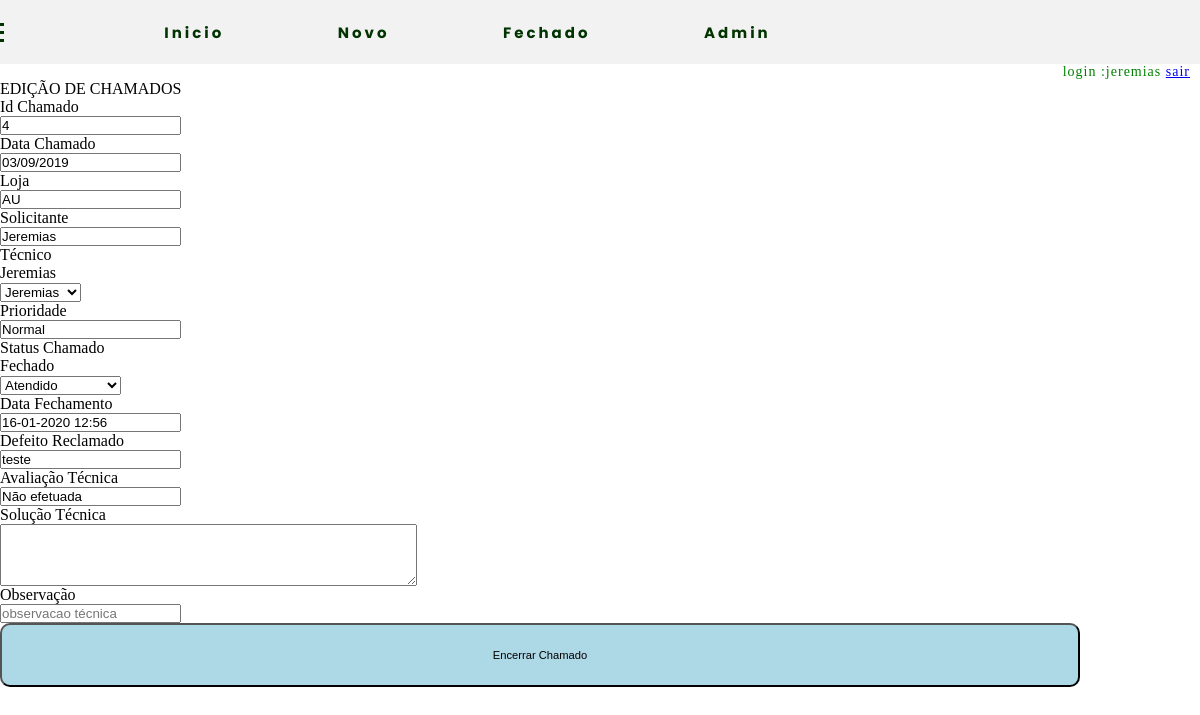
The page /persistence/formulario.php?id=4 (signed in) on the database its author committed.
### tables this page shows
CREATE TABLE `ordem` (
  `id` int(11) NOT NULL AUTO_INCREMENT,
  `id_loja` int(11) DEFAULT NULL,
  `id_tecnico` int(11) DEFAULT NULL,
  `id_mensagem` int(11) DEFAULT NULL,
  `id_estoque` varchar(100) DEFAULT NULL,
  `id_status_chamado` int(11) DEFAULT NULL,
  `id_prioridade` int(11) DEFAULT NULL,
  `reclamado` varchar(150) DEFAULT NULL,
  `solicitante` varchar(50) DEFAULT NULL,
  `data_abertura_chamado` date DEFAULT NULL,
  `ultima_atualizacao` varchar(15) DEFAULT NULL,
  `data_fecha_chamado` date DEFAULT NULL,
  `avaliacao_tecnico` varchar(150) DEFAULT NULL,
  `solucao` varchar(255) DEFAULT NULL,
  `pendencia` varchar(150) DEFAULT NULL,
  `status` char(2) DEFAULT NULL,
  PRIMARY KEY (`id`),
  KEY `fk-loja` (`id_loja`),
  KEY `fk-tecnico` (`id_tecnico`),
  KEY `fk-estoque` (`id_estoque`),
  KEY `fk_mensagem` (`id_mensagem`),
  KEY `fk-prioridade` (`id_prioridade`),
  KEY `fk-status-chamado` (`id_status_chamado`),
  CONSTRAINT `fk-loja` FOREIGN KEY (`id_loja`) REFERENCES `loja` (`id`),
  CONSTRAINT `fk-status-chamado` FOREIGN KEY (`id_status_chamado`) REFERENCES `chamado_status` (`id_chamado`),
  CONSTRAINT `fk-tecnico` FOREIGN KEY (`id_tecnico`) REFERENCES `tecnico` (`id`),
  CONSTRAINT `fk_mensagem` FOREIGN KEY (`id_mensagem`) REFERENCES `mensagem` (`id`)
);

CREATE TABLE `loja` (
  `id` int(11) NOT NULL AUTO_INCREMENT,
  `loja` varchar(255) DEFAULT NULL,
  `telefone` varchar(255) DEFAULT NULL,
  `nome` varchar(255) DEFAULT NULL,
  `endereco` varchar(255) DEFAULT NULL,
  `cep` varchar(255) DEFAULT NULL,
  `cnpj` varchar(255) DEFAULT NULL,
  PRIMARY KEY (`id`)
);

CREATE TABLE `prioridade` (
  `id` int(11) NOT NULL AUTO_INCREMENT,
  `prioridade` varchar(10) DEFAULT NULL,
  `status` char(2) DEFAULT NULL,
  PRIMARY KEY (`id`)
);

### persistence/controller.php (called while the page is built, shortened)
<?php
	require_once('../conexao/conexao.php');
if(!empty($_GET['loja'])){
		$apelido = $_GET['loja'];
		$rota_loja = $pdo->prepare("SELECT apelido,endereco,bairro,cidade,estado,regiao from endereco where apelido = :nick");
		$rota_loja->bindValue(":nick",$apelido);
		$rota_loja->execute();
	}
elseif(!empty($_GET['id'])){
	$id = $_GET['id'];
	$var_select = $pdo->prepare("select A.id_chamado,I.id_tecnico,I.id,I.id_estoque,I.reclamado,I.solicitante,A.descricao_chamado ,D.loja,H.nome,I.solucao,I.pendencia,I.data_abertura_chamado,I.avaliacao_tecnico,J.prioridade
from chamado_status A, loja D, tecnico H, ordem I,prioridade J where  A.id_chamado = I.id_status_chamado and D.id = I.id_loja and I.id_tecnico = H.id and I.id_prioridade = J.id and I.id =:id");
	$var_select->bindValue(":id", $id);
	$var_select->execute();
	$var_tec = $pdo->prepare("select id,nome from tecnico");
	$var_tec->execute();
	$var_status_chamado = $pdo->prepare("select id_chamado,descricao_chamado from chamado_status order by descricao_chamado asc");
	$var_status_chamado->Execute();
}

### persistence/formulario.php (the view, shortened to what this page needs)
<?php
	require_once('./controller.php');
	require_once('../template/main_template.php');
?>
<div class="titulo">
	<p>EDIÇÃO DE CHAMADOS</p>
</div>
<div class="container">
<?php foreach ($var_select as $row) {?>
	<form action="./crud.php" method="get">
		<div class="id">
			<label>Id Chamado</label><br>
			<input class="input" type="text" name="id_chamado" value="<?php echo $row['id'];?>" readonly>
		</div>
		<div class="id">
			<label>Data Chamado</label><br>
			<input class="input" type="text" name="" value="<?php echo date('d/m/Y', strtotime($row['data_abertura_chamado']));?>" readonly>
		</div>
		<div class="loja">
			<label>Loja</label><br>
			<input class="input" type="text" name="loja"  value ="<?php echo $row['loja'];?>" readonly>
		</div>
		<div class="solicitante">
			<label>Solicitante</label><br>
			<input class="input" type="text" name="solicitante" value="<?php echo $row['solicitante'];?>" readonly>
		</div>
		<div class="tecnico">
			<label>Técnico</label><br>
			<option ><?php echo $row['nome'];?></option>
			<select name="id_tecnico">
				<?php foreach ($var_tec as $tecnico) { ?>
				<option value ="<?php echo $tecnico['id'];?>">
					<?php echo $tecnico['nome'];?>
					<?php } ?>
				</option>
			</select>
		</div>
		<div class="prioridade">
			<label>Prioridade</label><br>
			<input type="text" name="priore" value="<?php echo $row['prioridade'];?>">
			</div>
		<div class="status_chamado">
			<label>Status Chamado</label><br>
			<option><?php echo $row['descricao_chamado'];?></option>
			<select required="required" name="status_chamado">
				<?php foreach ($var_status_chamado as $status) { ?>
					<option value="<?php echo $status['id'];?>"><?php echo $status['descricao_chamado'];?></option>
				<?php }?>
			</select>
		</div>
		<div class="data">
			<label>Data Fechamento</label><br>
			<input class="input" type="text" name="data_fechamento" value="<?php
			$date = date('d-m-Y H:i');
			echo $date;?>">
		</div>
		<div class="defeito_reclamado">
			<label>Defeito Reclamado</label><br>
			<input class="input" type="text" name="defeito_reclamado" required value="<?php echo $row['reclamado'];?>">
		</div>
		<div class="avaliacao_tecnico">
			<label>Avaliação Técnica</label><br>
			<input class="input" type="text" name="avaliacao" maxlength="255" required="" value= "<?php echo $row['avaliacao_tecnico'];?>">
		</div>
		<div class="mensagem">
			<label>Solução Técnica</label><br>
			<textarea rows="4" name = "solucao" cols="50" class="input" maxlength="255" required="">
			</textarea>
		</div>
		<div class="Observacao">
			<label>Observação</label><br>
			<input class="input" type="text" name="observacao" placeholder="observacao técnica" maxlength="140" required="">
		</div>
		<div class="botao_fechar">
			<input class = "button"type="submit" name=""  value="Encerrar Chamado">
		</div>
	</form>
<?php }?>
</div>

### css/style.css (style rules this page uses)
* { margin: 0px; padding: 0px; box-sizing: border-box; }

### public/botoes.php (style rules this page uses)
.button { border-radius: 10px; padding: 2%; margin-bottom: 3px; align-items: center; width: 90%; font-size: 70%; background-color: lightblue; }

### rows shown on the page
ordem: id_chamado "4", data_abertura_chamado "03/09/2019", loja "AU", solicitante "Jeremias", priore "Normal", data_fechamento "16-01-2020 12:56", defeito_reclamado "teste", avaliacao "Não efetuada"

### other values the page prints
$_SESSION['nome'] "jeremias"
form field id_tecnico "Jeremias"
form field status_chamado "Atendido"
